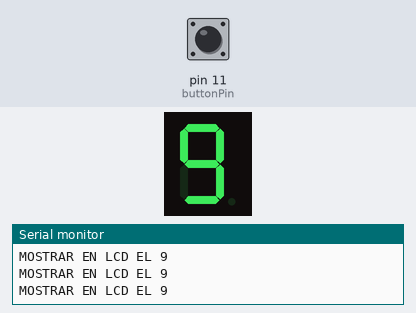
A sketch run on a simulated Arduino Uno, built with avr-gcc and run on an emulated ATmega328P. On the bench: 1-digit seven-segment display, the last lines printed to the serial monitor. Wiring (inferred from the names in the program): 1-digit 7-segment display, segments lit when LOW: segments pin 2, pin 3, pin 4, pin 5, pin 6, pin 7, pin 8. The inputs (shaded band) are chosen by the test bench; at power-on: pin 11 (buttonPin) LOW. The segment pins are drawn as the display they are named for.

Above: at 2.8 s.
2.9 s: pin 11 (buttonPin) pulled HIGH for 3.2 s
At 7.1 s:
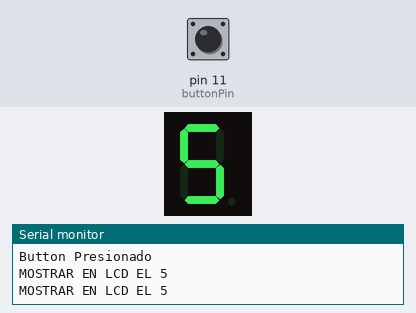
7.6 s: pin 11 (buttonPin) pulled HIGH for 1.2 s
At 8.7 s:
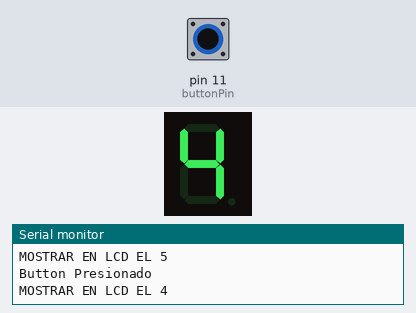
10.3 s: pin 11 (buttonPin) pulled HIGH for 1.2 s
At 12.2 s:
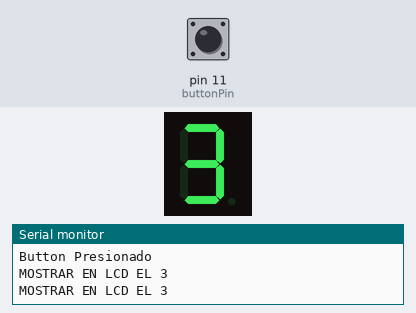
13.0 s: pin 11 (buttonPin) pulled HIGH for 3.2 s
At 15.3 s:
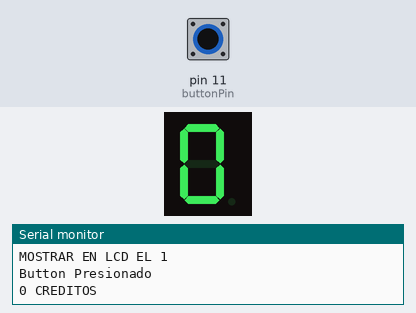
Timing chart, 0 to 16.8 s (numbered marks = the images above; inputs shaded):
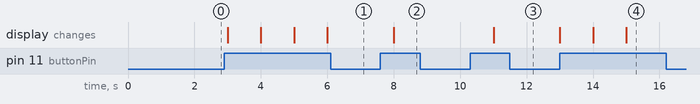

Measured:
- after the input at 2.9 s, the display: first changes after 0.10 s (image 1 shows a later state)
- after the input at 7.6 s, the display: changes after 0.40 s (image 2)
- after the input at 10.3 s, the display: changes after 0.70 s (image 3)
- after the input at 13.0 s, the display: first changes at once (image 4 shows a later state)

The sketch:

test_button_restar_display.ino
```cpp
//   G F + A B
//   | | | | |   -> pins and segments they control
//   ---------
//  F|   A   |B
//   |---G---|   -> segments
//  E|   D   |C
//   ---------
//   | | | | |   -> pins and segments they control
//   E D + C DP

// Segments that make each number when lit:
// 0 => ABCDEF
// 1 => BC
// 2 => ABDEG
// 3 => ABCDG
// 4 => BCFG
// 5 => ACDFG
// 6 => ACDEFG
// 7 => ABC
// 8 => ABCDEFG
// 9 => ABCDFG

// Arduino digital pins used to light up
// corresponding segments on the LED display
#define A 2
#define B 3
#define C 4
#define D 5
#define E 6
#define F_SEG 7
#define G 8

// Common anode;
// on when pin is low
// and off when pin is high
#define ON LOW
#define OFF HIGH

int ms = 1000;
const int buttonPin = 11;     // the number of the pushbutton pin
// variables will change:
int buttonState;         // variable for reading the pushbutton status
int credits = 9;
// the following variables are long's because the time, measured in miliseconds,
// will quickly become a bigger number than can be stored in an int.
long lastDebounceTime = 0;  // the last time the output pin was toggled
long debounceDelay = 100;    // the debounce time; increase if the output flickers
int lastButtonState = LOW;   // the previous reading from the input pin

void setup() {

  pinMode(buttonPin, INPUT);

  pinMode(A, OUTPUT);
  pinMode(B, OUTPUT);
  pinMode(C, OUTPUT);
  pinMode(D, OUTPUT);
  pinMode(E, OUTPUT);
  pinMode(F_SEG, OUTPUT);
  pinMode(G, OUTPUT);
  Serial.println("SETUP LOADED SUCESFULY!");
  Serial.println("CREDITOS:"); Serial.print(credits);

}//end setp()

void loop() {
  Serial.begin(9600);

  // read the state of the switch into a local variable:
  buttonState = digitalRead(buttonPin);

      // only toggle the LED if the new button state is HIGH
      if (buttonState == HIGH && credits > 0) {
        credits--;
        Serial.println("Button Presionado");
      }

  //show credits on display
  switch (credits) {
    case 0:
      Serial.println("0 CREDITOS");
      zero();
      break;

    case 1:
      Serial.println("MOSTRAR EN LCD EL 1");
      one();
      break;

    case 2:
      Serial.println("MOSTRAR EN LCD EL 2");
      two();
      break;

    case 3:
      Serial.println("MOSTRAR EN LCD EL 3");
      three();
      break;

    case 4:
      Serial.println("MOSTRAR EN LCD EL 4");
      four();
      break;

    case 5:
      Serial.println("MOSTRAR EN LCD EL 5");
      five();
      break;

    case 6:
      Serial.println("MOSTRAR EN LCD EL 6");
      six();
      break;

    case 7:
      Serial.println("MOSTRAR EN LCD EL 7");
      seven();
      break;

    case 8:
      Serial.println("MOSTRAR EN LCD EL 8");
      eight();
      break;

    case 9:
      Serial.println("MOSTRAR EN LCD EL 9");
      nine();
      break;

  }//end switch
}//end loop()

// 0 => ABCDEF
void zero() {
  digitalWrite(A, ON);
  digitalWrite(B, ON);
  digitalWrite(C, ON);
  digitalWrite(D, ON);
  digitalWrite(E, ON);
  digitalWrite(F_SEG, ON);
  digitalWrite(G, OFF);
  delay(ms);
}

// 1 => BC
void one() {
  digitalWrite(A, OFF);
  digitalWrite(B, ON);
  digitalWrite(C, ON);
  digitalWrite(D, OFF);
  digitalWrite(E, OFF);
  digitalWrite(F_SEG, OFF);
  digitalWrite(G, OFF);
  delay(ms);
}

// 2 => ABDEG
void two() {
  digitalWrite(A, ON);
  digitalWrite(B, ON);
  digitalWrite(C, OFF);
  digitalWrite(D, ON);
  digitalWrite(E, ON);
  digitalWrite(F_SEG, OFF);
  digitalWrite(G, ON);
  delay(ms);
}

// 3 => ABCDG
void three() {
  digitalWrite(A, ON);
  digitalWrite(B, ON);
  digitalWrite(C, ON);
  digitalWrite(D, ON);
  digitalWrite(E, OFF);
  digitalWrite(F_SEG, OFF);
  digitalWrite(G, ON);
  delay(ms);
}

// 4 => BCFG
void four() {
  digitalWrite(A, OFF);
  digitalWrite(B, ON);
  digitalWrite(C, ON);
  digitalWrite(D, OFF);
  digitalWrite(E, OFF);
  digitalWrite(F_SEG, ON);
  digitalWrite(G, ON);
  delay(ms);
}

// 5 => ACDFG
void five() {
  digitalWrite(A, ON);
  digitalWrite(B, OFF);
  digitalWrite(C, ON);
  digitalWrite(D, ON);
  digitalWrite(E, OFF);
  digitalWrite(F_SEG, ON);
  digitalWrite(G, ON);
  delay(ms);
}

// 6 => ACDEFG
void six() {
  digitalWrite(A, ON);
  digitalWrite(B, OFF);
  digitalWrite(C, ON);
  digitalWrite(D, ON);
  digitalWrite(E, ON);
  digitalWrite(F_SEG, ON);
  digitalWrite(G, ON);
  delay(ms);
}

// 7 => ABC
void seven() {
  digitalWrite(A, ON);
  digitalWrite(B, ON);
  digitalWrite(C, ON);
  digitalWrite(D, OFF);
  digitalWrite(E, OFF);
  digitalWrite(F_SEG, OFF);
  digitalWrite(G, OFF);
  delay(ms);
}

// 8 => ABCDEFG
void eight() {
  digitalWrite(A, ON);
  digitalWrite(B, ON);
  digitalWrite(C, ON);
  digitalWrite(D, ON);
  digitalWrite(E, ON);
  digitalWrite(F_SEG, ON);
  digitalWrite(G, ON);
  delay(ms);
}

// 9 => ABCDFG
void nine() {
  digitalWrite(A, ON);
  digitalWrite(B, ON);
  digitalWrite(C, ON);
  digitalWrite(D, ON);
  digitalWrite(E, OFF);
  digitalWrite(F_SEG, ON);
  digitalWrite(G, ON);
  delay(ms);
}
```
